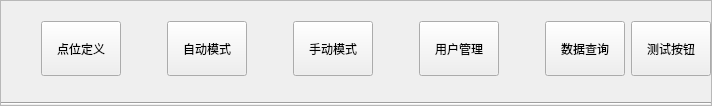
       <widget class="QFrame" name="frame">
        <property name="styleSheet">
         <string notr="true"/>
        </property>
        <property name="frameShape">
         <enum>QFrame::StyledPanel</enum>
        </property>
        <property name="frameShadow">
         <enum>QFrame::Raised</enum>
        </property>
        <layout class="QGridLayout" name="gridLayout_4">
         <property name="leftMargin">
          <number>0</number>
         </property>
         <property name="topMargin">
          <number>0</number>
         </property>
         <property name="rightMargin">
          <number>0</number>
         </property>
         <property name="bottomMargin">
          <number>0</number>
         </property>
         <item row="1" column="0">
          <widget class="Line" name="line_2">
           <property name="orientation">
            <enum>Qt::Horizontal</enum>
           </property>
          </widget>
         </item>
         <item row="0" column="0">
          <layout class="QHBoxLayout" name="horizontalLayout">
           <property name="spacing">
            <number>6</number>
           </property>
           <property name="topMargin">
            <number>20</number>
           </property>
           <property name="rightMargin">
            <number>0</number>
           </property>
           <property name="bottomMargin">
            <number>20</number>
           </property>
           <item>
            <spacer name="horizontalSpacer_12">
             <property name="orientation">
              <enum>Qt::Horizontal</enum>
             </property>
             <property name="sizeHint" stdset="0">
              <size>
               <width>40</width>
               <height>20</height>
              </size>
             </property>
            </spacer>
           </item>
           <item>
            <widget class="QPushButton" name="pointDefinitionBtn">
             <property name="minimumSize">
              <size>
               <width>0</width>
               <height>55</height>
              </size>
             </property>
             <property name="text">
              <string>点位定义</string>
             </property>
            </widget>
           </item>
           <item>
            <spacer name="horizontalSpacer_3">
             <property name="orientation">
              <enum>Qt::Horizontal</enum>
             </property>
             <property name="sizeHint" stdset="0">
              <size>
               <width>40</width>
               <height>20</height>
              </size>
             </property>
            </spacer>
           </item>
           <item>
            <widget class="QPushButton" name="autoModeBtn">
             <property name="minimumSize">
              <size>
               <width>0</width>
               <height>55</height>
              </size>
             </property>
             <property name="text">
              <string>自动模式</string>
             </property>
            </widget>
           </item>
           <item>
            <spacer name="horizontalSpacer_4">
             <property name="orientation">
              <enum>Qt::Horizontal</enum>
             </property>
             <property name="sizeHint" stdset="0">
              <size>
               <width>40</width>
               <height>20</height>
              </size>
             </property>
            </spacer>
           </item>
           <item>
            <widget class="QPushButton" name="manualModeBtn">
             <property name="minimumSize">
              <size>
               <width>0</width>
               <height>55</height>
              </size>
             </property>
             <property name="text">
              <string>手动模式</string>
             </property>
            </widget>
           </item>
           <item>
            <spacer name="horizontalSpacer_8">
             <property name="orientation">
              <enum>Qt::Horizontal</enum>
             </property>
             <property name="sizeHint" stdset="0">
              <size>
               <width>40</width>
               <height>20</height>
              </size>
             </property>
            </spacer>
           </item>
           <item>
            <widget class="QPushButton" name="userMangerBtn">
             <property name="minimumSize">
              <size>
               <width>0</width>
               <height>55</height>
              </size>
             </property>
             <property name="text">
              <string>用户管理</string>
             </property>
            </widget>
           </item>
           <item>
            <spacer name="horizontalSpacer_5">
             <property name="orientation">
              <enum>Qt::Horizontal</enum>
             </property>
             <property name="sizeHint" stdset="0">
              <size>
               <width>40</width>
               <height>20</height>
              </size>
             </property>
            </spacer>
           </item>
           <item>
            <widget class="QPushButton" name="dataQUeryBtn">
             <property name="minimumSize">
              <size>
               <width>0</width>
               <height>55</height>
              </size>
             </property>
             <property name="text">
              <string>数据查询</string>
             </property>
            </widget>
           </item>
           <item>
            <spacer name="horizontalSpacer_9">
             <property name="orientation">
              <enum>Qt::Horizontal</enum>
             </property>
             <property name="sizeHint" stdset="0">
              <size>
               <width>0</width>
               <height>0</height>
              </size>
             </property>
            </spacer>
           </item>
           <item>
            <widget class="QPushButton" name="testBtn">
             <property name="minimumSize">
              <size>
               <width>0</width>
               <height>55</height>
              </size>
             </property>
             <property name="text">
              <string>测试按钮</string>
             </property>
            </widget>
           </item>
           <item>
            <spacer name="horizontalSpacer_2">
             <property name="orientation">
              <enum>Qt::Horizontal</enum>
             </property>
             <property name="sizeHint" stdset="0">
              <size>
               <width>0</width>
               <height>0</height>
              </size>
             </property>
            </spacer>
           </item>
          </layout>
         </item>
        </layout>
       </widget>
